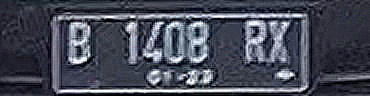
#> input picture Datasharpening/DataTest100.png, 370 x 96 px, found by its file name; its folder holds 4 pictures in this run
$ python contrastench.py
#> lines starting #> are read from the running program, lines starting #| are printed output that depends on the picture
import os
import cv2

def contrast_enhancement(image):
    # Melakukan peningkatan kontras pada gambar
    alpha = 1.5  # Faktor kontras
    beta = 30    # Peningkatan kecerahan
    enhanced_image = cv2.convertScaleAbs(image, alpha=alpha, beta=beta)
    return enhanced_image

def process_images(input_folder, output_folder):
    if not os.path.exists(output_folder):
        os.makedirs(output_folder)

    image_files = [f for f in os.listdir(input_folder) if f.lower().endswith(('.png', '.jpg', '.jpeg'))]

    for image_file in image_files:
        input_path = os.path.join(input_folder, image_file)
        output_path = os.path.join(output_folder, image_file)

        image = cv2.imread(input_path)
#> image is the input picture: shape (96, 370, 3); mean B, G, R 86.6, 74, 69.4
        if image is not None:
            enhanced_image = contrast_enhancement(image)
#> in contrast_enhancement, `enhanced_image = cv2.convertScaleAbs(image, alpha=alpha, beta=beta)`:
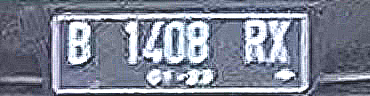
#> enhanced_image: shape (96, 370, 3); mean B, G, R 149.4, 133.1, 127.3
            cv2.imwrite(output_path, enhanced_image)
            print(f"Processed: {image_file}")
        else:
            print(f"Error reading: {image_file}")
#> pass 2 of the loop in process_images, `for image_file in image_files:`:
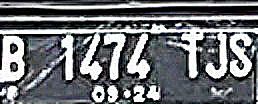
#> input picture Datasharpening/DataTest16.png, 258 x 104 px, found by its file name
#> in process_images, image is the input picture: shape (104, 258, 3); mean B, G, R 115.8, 112.2, 109.7
#> in contrast_enhancement (call 2), `enhanced_image = cv2.convertScaleAbs(image, alpha=alpha, beta=beta)`:
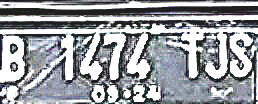
#> enhanced_image: shape (104, 258, 3); mean B, G, R 161.6, 156.8, 153.7
#> pass 3 of the loop in process_images, `for image_file in image_files:`:
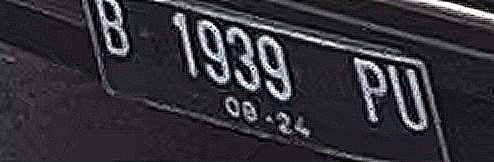
#> input picture Datasharpening/DataTest17.png, 494 x 162 px, found by its file name
#> in process_images, image is the input picture: shape (162, 494, 3); mean B, G, R 56.2, 50.3, 52.3
#> in contrast_enhancement (call 3), `enhanced_image = cv2.convertScaleAbs(image, alpha=alpha, beta=beta)`:
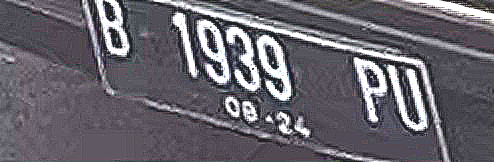
#> enhanced_image: shape (162, 494, 3); mean B, G, R 108.6, 100.5, 103.5
#> the loop made 4 passes; the first 3 are shown

if __name__ == "__main__":
    input_folder = r"C:\Users\silvi\Downloads\Model-OCR-main\datasharpening"  # Ganti dengan path folder gambar input
    output_folder = r"C:\Users\silvi\Downloads\Model-OCR-main\Data Contrast Enhancement dengan sharpening"  # Ganti dengan path folder tujuan output
    process_images(input_folder, output_folder)
